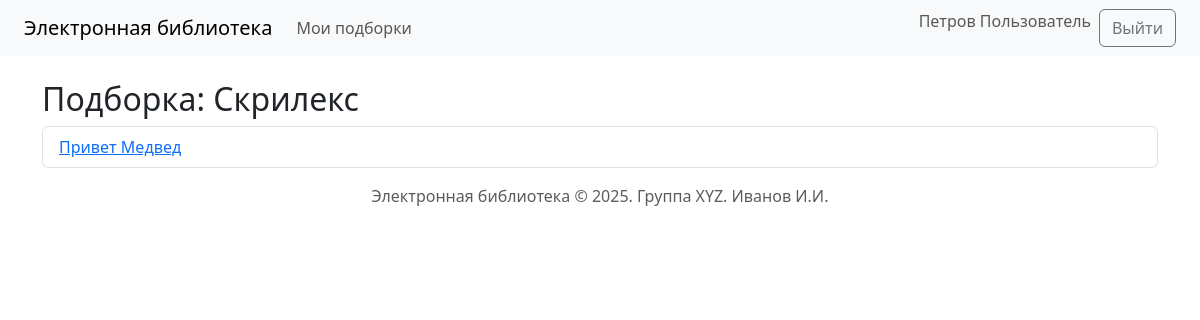
Page /collection/1 (signed in) on the committed database.
### app/models.py (models this page shows, shortened)
class User(UserMixin, db.Model):
    id = db.Column(db.Integer, primary_key=True)
    login = db.Column(db.String(64), unique=True, nullable=False)
    password_hash = db.Column(db.String(128), nullable=False)
    last_name = db.Column(db.String(64), nullable=False)
    first_name = db.Column(db.String(64), nullable=False)
    middle_name = db.Column(db.String(64), nullable=True)
    role_id = db.Column(db.Integer, db.ForeignKey('role.id'), nullable=False)
    reviews = db.relationship('Review', backref='user', lazy=True, cascade="all, delete")
    collections = db.relationship('Collection', backref='user', lazy=True, cascade="all, delete")
    def get_full_name(self):
        return f'{self.last_name} {self.first_name} {self.middle_name or ""}'.strip()

class Collection(db.Model):
    id = db.Column(db.Integer, primary_key=True)
    name = db.Column(db.String(128), nullable=False)
    user_id = db.Column(db.Integer, db.ForeignKey('user.id', ondelete='CASCADE'), nullable=False)
    books = db.relationship('Book', secondary=book_collection, backref=db.backref('collections', lazy='dynamic'))

class Book(db.Model):
    id = db.Column(db.Integer, primary_key=True)
    title = db.Column(db.String(255), nullable=False)
    description = db.Column(db.Text, nullable=False)
    year = db.Column(db.Integer, nullable=False)
    publisher = db.Column(db.String(255), nullable=False)
    author = db.Column(db.String(255), nullable=False)
    pages = db.Column(db.Integer, nullable=False)
    cover_id = db.Column(db.Integer, db.ForeignKey('cover.id'), nullable=True)
    genres = db.relationship('Genre', secondary=book_genre, backref=db.backref('books', lazy='dynamic'))
    reviews = db.relationship('Review', backref='book', lazy=True, cascade="all, delete-orphan")

### app/routes/collections.py (the view)
@bp.route('/collection/<int:id>')
@login_required
def view_collection(id):
    collection = Collection.query.get_or_404(id)
    if collection.user_id != current_user.id:
        flash("У вас нет доступа к этой подборке", "danger")
        return redirect(url_for('collections.list_collections'))
    return render_template('collections/view.html', collection=collection)

### app/models.py (called while the page is built)
@login_manager.user_loader
def load_user(user_id):
    return User.query.get(int(user_id))

### app/templates/collections/view.html (shortened to what this page needs)
{% extends 'base.html' %}
{% block content %}
<h2>Подборка: {{ collection.name }}</h2>
<ul class="list-group">
    {% for book in collection.books %}
        <li class="list-group-item">
            <a href="{{ url_for('books.view', id=book.id) }}">{{ book.title }}</a>
        </li>
    {% endfor %}
</ul>
{% endblock %}

### app/templates/base.html (shortened to what this page needs)
<!DOCTYPE html>
<html lang="ru">
<head>
    <link rel="stylesheet" href="https://cdn.jsdelivr.net/npm/bootstrap@5.3.0/dist/css/bootstrap.min.css">
    <link rel="stylesheet" href="https://cdn.jsdelivr.net/npm/easymde/dist/easymde.min.css">
</head>
<body>
<nav class="navbar navbar-expand-lg navbar-light bg-light px-4">
    <a class="navbar-brand" href="{{ url_for('books.index') }}">Электронная библиотека</a>
    <div class="collapse navbar-collapse">
        <ul class="navbar-nav me-auto mb-2 mb-lg-0">
            {% if current_user.is_authenticated and current_user.role.name == 'пользователь' %}
                <li class="nav-item">
                    <a class="nav-link" href="{{ url_for('collections.list_collections') }}">Мои подборки</a>
                </li>
            {% endif %}
        </ul>
        <ul class="navbar-nav ms-auto">
            {% if current_user.is_authenticated %}
                <li class="nav-item">
                    <span class="navbar-text me-2">{{ current_user.get_full_name() }}</span>
                </li>
                <li class="nav-item">
                    <a class="btn btn-outline-secondary" href="{{ url_for('auth.logout') }}">Выйти</a>
                </li>
            {% endif %}
        </ul>
    </div>
</nav>
<div class="container mt-4">
    {% block content %}{% endblock %}
</div>
<footer class="text-center text-muted py-3">
    Электронная библиотека &copy; 2025. Группа XYZ. Иванов И.И.
</footer>
</body>
</html>

### rows in the picture
User: get_full_name "Петров Пользователь"
Collection: name "Скрилекс"
Book: title "Привет Медвед"
